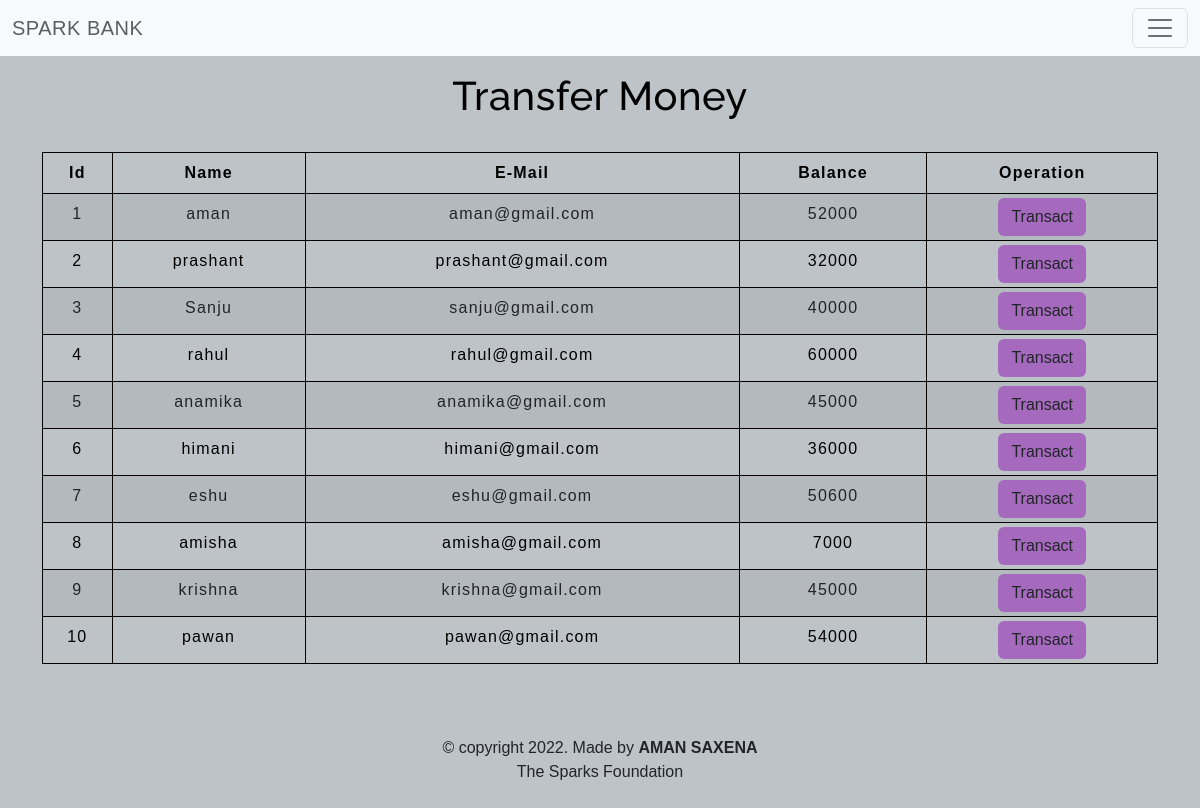
The app's page /transfermoney.php with its own data.
### tables this page shows
CREATE TABLE `users` (
  `id` int(3) NOT NULL,
  `name` text NOT NULL,
  `email` varchar(30) NOT NULL,
  `balance` int(8) NOT NULL
);

### transfermoney.php (the view, shortened to what this page needs)
<!DOCTYPE html>
<html lang="en">
<head>
    <link href="https://cdn.jsdelivr.net/npm/bootstrap@5.2.3/dist/css/bootstrap.min.css" rel="stylesheet">
    <link rel="stylesheet" type="text/css" href="css/table.css">
    <link rel="stylesheet" type="text/css" href="css/navbar.css">
</head>
<body style="background-color : #BDC3C7;">
    <?php
    include 'config.php';
    $sql = "SELECT * FROM users";
    $result = mysqli_query($conn, $sql);
    ?>
    <?php
    include 'navbar.php';
    ?>
    <div class="container">
        <h2 class="text-center pt-4" style="color : black; padding-top: 4.5rem!important;">Transfer Money</h2>
        <br>
        <div class="row">
            <div class="col">
                <div class="table-responsive-sm">
                    <table class="table table-hover table-sm table-striped table-condensed table-bordered" style="border-color:black;">
                        <thead style="color : black;">
                            <tr>
                                <th scope="col" class="text-center py-2">Id</th>
                                <th scope="col" class="text-center py-2">Name</th>
                                <th scope="col" class="text-center py-2">E-Mail</th>
                                <th scope="col" class="text-center py-2">Balance</th>
                                <th scope="col" class="text-center py-2">Operation</th>
                            </tr>
                        </thead>
                        <tbody>
                            <?php
                            while ($rows = mysqli_fetch_assoc($result)) {
                            ?>
                                <tr style="color : black;">
                                    <td class="py-2"><?php echo $rows['id'] ?></td>
                                    <td class="py-2"><?php echo $rows['name'] ?></td>
                                    <td class="py-2"><?php echo $rows['email'] ?></td>
                                    <td class="py-2"><?php echo $rows['balance'] ?></td>
                                    <td><a href="selecteduserdetail.php?id= <?php echo $rows['id']; ?>"> <button type="button" class="btn" style="background-color : #A569BD;">Transact</button></a></td>
                                </tr>
                            <?php
                            }
                            ?>
                        </tbody>
                    </table>
                </div>
            </div>
        </div>
    </div>
    <footer class="text-center mt-5 py-2">
        <p>&copy copyright 2022. Made by <b>AMAN SAXENA</b> <br>The Sparks Foundation</p>
    </footer>
</body>
</html>

### navbar.php (shortened to what this page needs)
<nav class="navbar bg-light fixed-top">
  <div class="container-fluid">
    <a class="navbar-brand" href="index.php">SPARK BANK</a>
    <button class="navbar-toggler" type="button" data-bs-toggle="offcanvas" data-bs-target="#offcanvasNavbar" aria-controls="offcanvasNavbar">
      <span class="navbar-toggler-icon"></span>
    </button>
  </div>
</nav>

### css/table.css (style rules this page uses)
* { padding: 0; margin: 0; box-sizing: border-box; font-family: sans-serif; }
h2 { font-size: 40px; }
table { letter-spacing: 1.2px; }
td { text-align: center; }
button { border:none; background: #d9d9d9; transition: 1s; }

### css/navbar.css (style rules this page uses)
.navbar-brand { color: #58615f; letter-spacing: 0.5px; }
h2 { color: #685d5d; letter-spacing: 0.5px; font-family: raleway; }

### transfermoney.php (style rules this page uses)
button { transition: 1.5s; }

### records on screen
users: id "1", name "aman", email "aman@gmail.com", balance "52000"
users: id "2", name "prashant", email "prashant@gmail.com", balance "32000"
users: id "3", name "Sanju", email "sanju@gmail.com", balance "40000"
users: id "4", name "rahul", email "rahul@gmail.com", balance "60000"
users: id "5", name "anamika", email "anamika@gmail.com", balance "45000"
users: id "6", name "himani", email "himani@gmail.com", balance "36000"
users: id "7", name "eshu", email "eshu@gmail.com", balance "50600"
users: id "8", name "amisha", email "amisha@gmail.com", balance "7000"
users: id "9", name "krishna", email "krishna@gmail.com", balance "45000"
users: id "10", name "pawan", email "pawan@gmail.com", balance "54000"
